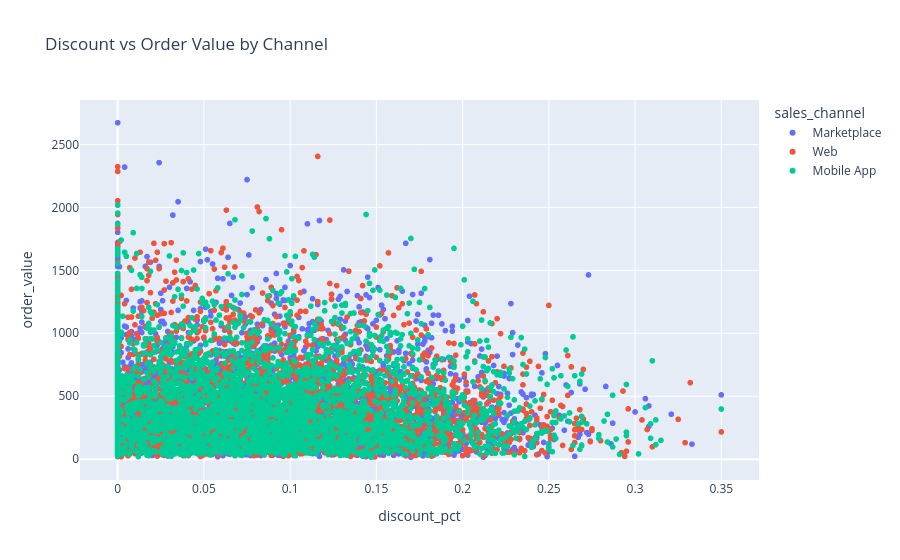

The notebook cell this image was saved under:
### Code cell
# 4.
# Recreate one chart with Plotly and test hover interaction.
fig = px.scatter(
    orders,
    x="discount_pct",
    y="order_value",
    color="sales_channel",
    hover_data=["order_id", "region_name"],
    title="Discount vs Order Value by Channel"
)

# Add key analysis note as a bottom caption
fig.update_layout(
    annotations=[
        dict(
            text="<i>High order values generally occur at lower discount percentages (under 15%), with orders evenly distributed across Marketplace, Web, and Mobile App sales channels.</i>",
            showarrow=False,
            xref="paper",
            yref="paper",
            x=0.5,
            y=-0.25,
            xanchor="center",
            yanchor="top",
            font=dict(size=12)
        )
    ]
)

fig.show()

### Figure 1 — Plotly figure (JSON) as saved in the notebook; plotly's stock layout.template omitted (floating-point values rounded to 4 significant figures; data arrays with more than 128 entries replaced by an {"elided": "..."} marker saying what was removed)
{"data": [{"customdata": {"elided": "3790x2 str values"}, "hovertemplate": "sales_channel=Marketplace<br>discount_pct=%{x}<br>order_value=%{y}<br>order_id=%{customdata[0]}<br>region_name=%{customdata[1]}<extra></extra>", "legendgroup": "Marketplace", "marker": {"color": "#636efa", "symbol": "circle"}, "mode": "markers", "name": "Marketplace", "showlegend": true, "type": "scattergl", "x": {"elided": "3790 float values"}, "xaxis": "x", "y": {"elided": "3790 float values"}, "yaxis": "y"}, {"customdata": {"elided": "3823x2 str values"}, "hovertemplate": "sales_channel=Web<br>discount_pct=%{x}<br>order_value=%{y}<br>order_id=%{customdata[0]}<br>region_name=%{customdata[1]}<extra></extra>", "legendgroup": "Web", "marker": {"color": "#EF553B", "symbol": "circle"}, "mode": "markers", "name": "Web", "showlegend": true, "type": "scattergl", "x": {"elided": "3823 float values"}, "xaxis": "x", "y": {"elided": "3823 float values"}, "yaxis": "y"}, {"customdata": {"elided": "3826x2 str values"}, "hovertemplate": "sales_channel=Mobile App<br>discount_pct=%{x}<br>order_value=%{y}<br>order_id=%{customdata[0]}<br>region_name=%{customdata[1]}<extra></extra>", "legendgroup": "Mobile App", "marker": {"color": "#00cc96", "symbol": "circle"}, "mode": "markers", "name": "Mobile App", "showlegend": true, "type": "scattergl", "x": {"elided": "3826 float values"}, "xaxis": "x", "y": {"elided": "3826 float values"}, "yaxis": "y"}], "layout": {"annotations": [{"font": {"size": 12}, "showarrow": false, "text": "<i>High order values generally occur at lower discount percentages (under 15%), with orders evenly distributed across Marketplace, Web, and Mobile App sales channels.</i>", "x": 0.5, "xanchor": "center", "xref": "paper", "y": -0.25, "yanchor": "top", "yref": "paper"}], "legend": {"title": {"text": "sales_channel"}, "tracegroupgap": 0}, "title": {"text": "Discount vs Order Value by Channel"}, "xaxis": {"anchor": "y", "domain": [0, 1], "title": {"text": "discount_pct"}}, "yaxis": {"anchor": "x", "domain": [0, 1], "title": {"text": "order_value"}}}}
